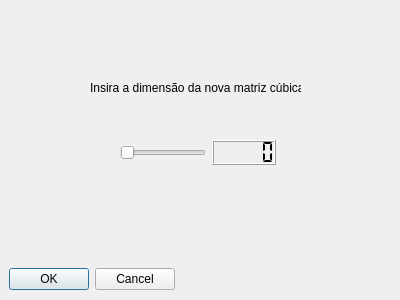
<?xml version="1.0" encoding="UTF-8"?>
<ui version="4.0">
 <class>CreateModelDialog</class>
 <widget class="QDialog" name="CreateModelDialog">
  <property name="geometry">
   <rect>
    <x>0</x>
    <y>0</y>
    <width>400</width>
    <height>300</height>
   </rect>
  </property>
  <property name="windowTitle">
   <string>Dialog</string>
  </property>
  <widget class="QDialogButtonBox" name="buttonBox">
   <property name="geometry">
    <rect>
     <x>9</x>
     <y>267</y>
     <width>166</width>
     <height>24</height>
    </rect>
   </property>
   <property name="orientation">
    <enum>Qt::Horizontal</enum>
   </property>
   <property name="standardButtons">
    <set>QDialogButtonBox::Cancel|QDialogButtonBox::Ok</set>
   </property>
  </widget>
  <widget class="QLabel" name="label">
   <property name="geometry">
    <rect>
     <x>90</x>
     <y>80</y>
     <width>211</width>
     <height>16</height>
    </rect>
   </property>
   <property name="text">
    <string>Insira a dimensão da nova matriz cúbica</string>
   </property>
  </widget>
  <widget class="QWidget" name="">
   <property name="geometry">
    <rect>
     <x>120</x>
     <y>140</y>
     <width>156</width>
     <height>25</height>
    </rect>
   </property>
   <layout class="QHBoxLayout" name="horizontalLayout">
    <item>
     <widget class="QSlider" name="horizontalSliderD">
      <property name="orientation">
       <enum>Qt::Horizontal</enum>
      </property>
     </widget>
    </item>
    <item>
     <widget class="QLCDNumber" name="lcdNumber">
      <property name="segmentStyle">
       <enum>QLCDNumber::Flat</enum>
      </property>
     </widget>
    </item>
   </layout>
  </widget>
 </widget>
 <resources/>
 <connections>
  <connection>
   <sender>buttonBox</sender>
   <signal>accepted()</signal>
   <receiver>CreateModelDialog</receiver>
   <slot>accept()</slot>
   <hints>
    <hint type="sourcelabel">
     <x>227</x>
     <y>281</y>
    </hint>
    <hint type="destinationlabel">
     <x>157</x>
     <y>274</y>
    </hint>
   </hints>
  </connection>
  <connection>
   <sender>buttonBox</sender>
   <signal>rejected()</signal>
   <receiver>CreateModelDialog</receiver>
   <slot>reject()</slot>
   <hints>
    <hint type="sourcelabel">
     <x>295</x>
     <y>287</y>
    </hint>
    <hint type="destinationlabel">
     <x>286</x>
     <y>274</y>
    </hint>
   </hints>
  </connection>
  <connection>
   <sender>horizontalSliderD</sender>
   <signal>valueChanged(int)</signal>
   <receiver>lcdNumber</receiver>
   <slot>display(int)</slot>
   <hints>
    <hint type="sourcelabel">
     <x>297</x>
     <y>62</y>
    </hint>
    <hint type="destinationlabel">
     <x>360</x>
     <y>62</y>
    </hint>
   </hints>
  </connection>
 </connections>
</ui>
